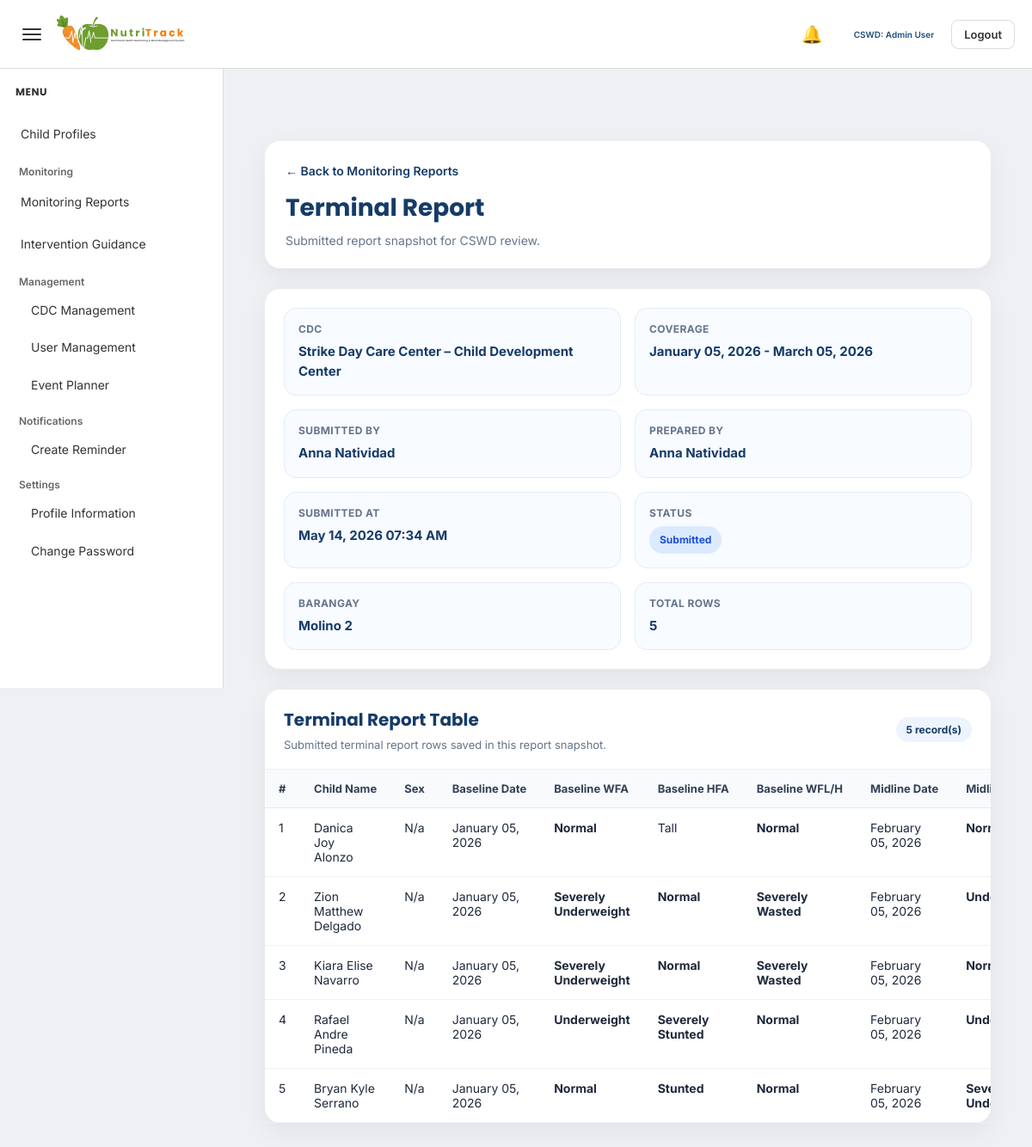
/admin/view_terminal_report.php?id=42 (signed in), run on the app's committed database.
### tables this page shows
CREATE TABLE `submitted_reports` (
  `submitted_report_id` int(11) NOT NULL,
  `report_type` varchar(100) NOT NULL,
  `cdc_id` int(11) NOT NULL,
  `submitted_by` int(11) NOT NULL,
  `date_from` date DEFAULT NULL,
  `date_to` date DEFAULT NULL,
  `submitted_at` datetime NOT NULL DEFAULT current_timestamp(),
  `status` varchar(50) NOT NULL DEFAULT 'submitted',
  `report_payload` longtext NOT NULL
);

CREATE TABLE `cdc` (
  `cdc_id` int(11) NOT NULL,
  `cdc_name` varchar(100) DEFAULT NULL,
  `barangay` varchar(100) DEFAULT NULL,
  `address` text DEFAULT NULL,
  `status` varchar(20) DEFAULT 'Active',
  `created_at` timestamp NOT NULL DEFAULT current_timestamp()
);

### admin/view_terminal_report.php (the view, shortened to what this page needs)
<?php
include '../config/database.php';
function h($value)
{
    return htmlspecialchars((string)$value, ENT_QUOTES, 'UTF-8');
}
function safe_value($value, $fallback = 'N/A')
{
    return (isset($value) && trim((string)$value) !== '') ? $value : $fallback;
}
function format_date_value($date, $fallback = 'N/A')
{
    $timestamp = strtotime($date);
    return date('F d, Y', $timestamp);
}
function format_datetime_value($date, $fallback = 'N/A')
{
    $timestamp = strtotime($date);
    return date('F d, Y h:i A', $timestamp);
}
function normalize_sex($sex)
{
    $sex = strtolower(trim((string)$sex));
    return trim((string)$sex) !== '' ? ucfirst(trim((string)$sex)) : 'N/A';
}
function get_first_existing_value($row, $keys, $fallback = 'N/A')
{
    foreach ($keys as $key) {
        if (isset($row[$key]) && trim((string)$row[$key]) !== '') {
            return $row[$key];
        }
    }
    return $fallback;
}
function build_child_name_from_row($row)
{
    $full_name = get_first_existing_value($row, [
        'child_name',
        'full_name',
        'name',
        'beneficiary_name'
    ], '');
    if ($full_name !== '') {
        return $full_name;
    }
    $parts = [];
    $built = trim(implode(' ', $parts));
    return $built !== '' ? $built : 'N/A';
}
function status_class($status)
{
    $status = strtolower(trim((string)$status));
    if ($status === 'normal') return 'status-normal';
    if ($status === 'underweight') return 'status-alert';
    if ($status === 'severely underweight') return 'status-alert';
    if ($status === 'overweight') return 'status-alert';
    if ($status === 'obese') return 'status-alert';
    if ($status === 'stunted') return 'status-alert';
    if ($status === 'severely stunted') return 'status-alert';
    if ($status === 'wasted') return 'status-alert';
    if ($status === 'severely wasted') return 'status-alert';
    return '';
}
function extract_report_rows($payload)
{
    $candidate_keys = [
        'submitted_rows',
        'rows',
        'report_rows',
        'records',
        'terminal_rows',
        'terminal_report_rows',
        'terminal_data',
        'report_data',
        'data',
        'entries',
        'items'
    ];
    foreach ($candidate_keys as $key) {
        if (isset($payload[$key]) && is_array($payload[$key])) {
            return array_values($payload[$key]);
        }
    }
    return [];
}
$submitted_report_id = (int) $_GET['id'];
$report_sql = "
    SELECT
        sr.submitted_report_id,
        sr.report_type,
        sr.cdc_id,
        sr.submitted_by,
        sr.date_from,
        sr.date_to,
        sr.submitted_at,
        sr.status,
        sr.report_payload,
        c.cdc_name,
        c.barangay,
        c.address AS cdc_address,
        CONCAT(
            COALESCE(u.first_name, ''),
            CASE
                WHEN u.first_name IS NOT NULL AND u.first_name != '' AND u.last_name IS NOT NULL AND u.last_name != '' THEN ' '
                ELSE ''
            END,
            COALESCE(u.last_name, '')
        ) AS submitted_by_name
    FROM submitted_reports sr
    INNER JOIN cdc c ON sr.cdc_id = c.cdc_id
    INNER JOIN users u ON sr.submitted_by = u.user_id
    WHERE sr.submitted_report_id = ?
    LIMIT 1
";
$stmt_report = mysqli_prepare($conn, $report_sql);
mysqli_stmt_bind_param($stmt_report, "i", $submitted_report_id);
mysqli_stmt_execute($stmt_report);
$result_report = mysqli_stmt_get_result($stmt_report);
$report = mysqli_fetch_assoc($result_report);
$payload = json_decode($report['report_payload'], true);
$rows = extract_report_rows($payload);
$prepared_by = get_first_existing_value($payload, [
    'prepared_by',
    'preparedBy',
    'submitted_by_name',
    'teacher_name',
    'cdw_name'
], $report['submitted_by_name']);
$coverage_text = 'All Dates';
if (!empty($report['date_from']) && !empty($report['date_to'])) {
    $coverage_text = format_date_value($report['date_from']) . ' - ' . format_date_value($report['date_to']);
} elseif (!empty($report['date_from'])) {
    $coverage_text = 'From ' . format_date_value($report['date_from']);
} elseif (!empty($report['date_to'])) {
    $coverage_text = 'Up to ' . format_date_value($report['date_to']);
}
$status = strtolower(trim((string)$report['status']));
$status_class = 'status-default';
if ($status === 'submitted') {
    $status_class = 'status-submitted';
} elseif ($status === 'reviewed') {
    $status_class = 'status-reviewed';
} elseif ($status === 'approved') {
    $status_class = 'status-approved';
} elseif ($status === 'returned') {
    $status_class = 'status-returned';
}
?>
<!DOCTYPE html>
<html lang="en">
<head>
    <link rel="stylesheet" href="../assets/admin/admin-style.css">
</head>
<body>
<?php include '../includes/admin_topbar.php'; ?>
<?php include '../includes/admin_sidebar.php'; ?>
<div class="main-content" id="mainContent">
    <div class="report-view-wrapper">
        <div class="report-header-card">
            <a href="monitoring_reports.php" class="back-link">← Back to Monitoring Reports</a>
            <div class="report-header">
                <h1>Terminal Report</h1>
                <p>Submitted report snapshot for CSWD review.</p>
            </div>
        </div>
        <div class="summary-card">
            <div class="summary-grid">
                <div class="summary-item">
                    <div class="summary-label">CDC</div>
                    <div class="summary-value"><?php echo h(safe_value($report['cdc_name'])); ?></div>
                </div>
                <div class="summary-item">
                    <div class="summary-label">Coverage</div>
                    <div class="summary-value"><?php echo h($coverage_text); ?></div>
                </div>
                <div class="summary-item">
                    <div class="summary-label">Submitted By</div>
                    <div class="summary-value"><?php echo h(safe_value($report['submitted_by_name'])); ?></div>
                </div>
                <div class="summary-item">
                    <div class="summary-label">Prepared By</div>
                    <div class="summary-value"><?php echo h(safe_value($prepared_by)); ?></div>
                </div>
                <div class="summary-item">
                    <div class="summary-label">Submitted At</div>
                    <div class="summary-value"><?php echo h(format_datetime_value($report['submitted_at'])); ?></div>
                </div>
                <div class="summary-item">
                    <div class="summary-label">Status</div>
                    <div class="summary-value">
                        <span class="status-badge <?php echo h($status_class); ?>">
                            <?php echo h(safe_value($report['status'])); ?>
                        </span>
                    </div>
                </div>
                <div class="summary-item">
                    <div class="summary-label">Barangay</div>
                    <div class="summary-value"><?php echo h(safe_value($report['barangay'])); ?></div>
                </div>
                <div class="summary-item">
                    <div class="summary-label">Total Rows</div>
                    <div class="summary-value"><?php echo count($rows); ?></div>
                </div>
            </div>
        </div>
        <div class="table-card">
            <div class="table-header">
                <div>
                    <h2>Terminal Report Table</h2>
                    <p>Submitted terminal report rows saved in this report snapshot.</p>
                </div>
                <span class="record-count"><?php echo count($rows); ?> record(s)</span>
            </div>
            <?php if (!empty($rows)): ?>
                <div class="table-wrap">
                    <table class="report-table">
                        <thead>
                            <tr>
                                <th>#</th>
                                <th>Child Name</th>
                                <th>Sex</th>
                                <th>Baseline Date</th>
                                <th>Baseline WFA</th>
                                <th>Baseline HFA</th>
                                <th>Baseline WFL/H</th>
                                <th>Midline Date</th>
                                <th>Midline WFA</th>
                            </tr>
                        </thead>
                        <tbody>
                            <?php foreach ($rows as $index => $row): ?>
                                <?php
                                    $child_name = build_child_name_from_row($row);
                                    $sex = normalize_sex(get_first_existing_value($row, ['sex', 'gender'], 'N/A'));
                                    $baseline_date = get_first_existing_value($row, ['baseline_date', 'baseline_recorded_date'], 'N/A');
                                    $baseline_wfa = get_first_existing_value($row, ['baseline_wfa_status', 'baseline_wfa'], 'N/A');
                                    $baseline_hfa = get_first_existing_value($row, ['baseline_hfa_status', 'baseline_hfa'], 'N/A');
                                    $baseline_wflh = get_first_existing_value($row, ['baseline_wflh_status', 'baseline_wflh', 'baseline_wfh_status', 'baseline_wfh'], 'N/A');
                                    $midline_date = get_first_existing_value($row, ['midline_date', 'midline_recorded_date'], 'N/A');
                                    $midline_wfa = get_first_existing_value($row, ['midline_wfa_status', 'midline_wfa'], 'N/A');
                                ?>
                                <tr>
                                    <td><?php echo (int)($index + 1); ?></td>
                                    <td><?php echo h($child_name); ?></td>
                                    <td><?php echo h($sex); ?></td>
                                    <td><?php echo h($baseline_date !== 'N/A' ? format_date_value($baseline_date, 'N/A') : 'N/A'); ?></td>
                                    <td class="<?php echo h(status_class($baseline_wfa)); ?>"><?php echo h($baseline_wfa); ?></td>
                                    <td class="<?php echo h(status_class($baseline_hfa)); ?>"><?php echo h($baseline_hfa); ?></td>
                                    <td class="<?php echo h(status_class($baseline_wflh)); ?>"><?php echo h($baseline_wflh); ?></td>
                                    <td><?php echo h($midline_date !== 'N/A' ? format_date_value($midline_date, 'N/A') : 'N/A'); ?></td>
                                    <td class="<?php echo h(status_class($midline_wfa)); ?>"><?php echo h($midline_wfa); ?></td>
                                </tr>
                            <?php endforeach; ?>
                        </tbody>
                    </table>
                </div>
            <?php endif; ?>
        </div>
    </div>
</div>
</body>
</html>

### assets/admin/admin-style.css (style rules this page uses)
* { box-sizing:border-box; margin:0; padding:0; }
:root { --page-bg:#eef0f3; --card-bg:#ffffff; --text-color:#333333; --muted-text:#666666; --border-color:#dcdcdc; --input-bg:#ffffff; --input-border:#cfcfcf; --readonly-bg:#f5f5f5; --hover-bg:#edf3f8; --active-bg:#dbe7f3; --accent:#1F4E79; --secondary:#2E7D32; --alert:#C0392B; --warning:#E67E22; --table-head:#f7f7f7; --blue-soft:#cfdff1; --green-soft:#dce6da; --red-soft:#eadcdc; --orange-soft:#f4e2d3; }
body { background:var(--page-bg); font-family:'Inter', sans-serif; color:var(--text-color); }
a { text-decoration:none; }
.main-content { margin-left:260px; padding:140px 24px 24px; transition:margin-left 0.25s ease; }
.summary-grid { display:grid; grid-template-columns:repeat(3, 1fr); gap:18px; }
@media (max-width: 1200px) { .summary-grid { grid-template-columns:repeat(2, 1fr); } }

### admin/view_terminal_report.php (style rules this page uses)
.report-view-wrapper { padding: 24px; }
.report-header-card, .summary-card, .table-card { background: #ffffff; border-radius: 18px; box-shadow: 0 10px 30px rgba(15, 23, 42, 0.06); margin-bottom: 24px; }
.report-header-card { padding: 24px; }
.back-link { display: inline-flex; align-items: center; gap: 8px; text-decoration: none; color: #163b68; font-size: 14px; font-weight: 600; margin-bottom: 14px; }
.report-header h1 { margin: 0; font-family: 'Poppins', sans-serif; font-size: 28px; font-weight: 700; color: #163b68; }
.report-header p { margin: 8px 0 0; font-size: 14px; color: #64748b; }
.summary-card { padding: 22px; }
.summary-grid { display: grid; grid-template-columns: repeat(4, minmax(180px, 1fr)); gap: 16px; }
.summary-item { background: #f8fbff; border: 1px solid #e3edf8; border-radius: 14px; padding: 16px; }
.summary-label { font-size: 12px; font-weight: 700; color: #64748b; text-transform: uppercase; letter-spacing: 0.4px; margin-bottom: 8px; }
.summary-value { font-size: 15px; font-weight: 700; color: #163b68; line-height: 1.5; }
.table-header { padding: 20px 22px; border-bottom: 1px solid #eef2f7; display: flex; justify-content: space-between; align-items: center; gap: 12px; flex-wrap: wrap; }
.table-header h2 { margin: 0; font-family: 'Poppins', sans-serif; font-size: 20px; font-weight: 700; color: #163b68; }
.table-header p { margin: 6px 0 0; font-size: 13px; color: #64748b; }
.record-count, .status-badge { display: inline-flex; align-items: center; justify-content: center; padding: 7px 12px; border-radius: 999px; font-size: 12px; font-weight: 700; white-space: nowrap; }
.record-count { background: #edf4ff; color: #163b68; }
.status-badge { text-transform: capitalize; }
.status-submitted { background: #dbeafe; color: #1d4ed8; }
.table-wrap { width: 100%; overflow-x: auto; }
.report-table { width: 100%; min-width: 1500px; border-collapse: collapse; }
.report-table thead th { background: #f8fafc; font-size: 13px; font-weight: 700; color: #334155; text-align: left; padding: 14px 16px; border-bottom: 1px solid #e2e8f0; white-space: nowrap; }
.report-table tbody td { padding: 14px 16px; font-size: 14px; color: #1e293b; border-bottom: 1px solid #eef2f7; vertical-align: top; }
.status-normal { color: #2E7D32; font-weight: 700; }
.status-alert { color: #C0392B; font-weight: 700; }
@media (max-width: 1200px) { .summary-grid { grid-template-columns: repeat(2, minmax(180px, 1fr)); } }

### data on the page
submitted_reports: cdc.cdc_name "Strike Day Care Center – Child Development Center", coverage_text "January 05, 2026 - March 05, 2026", submitted_at "May 14, 2026 07:34 AM", status "Submitted", cdc.barangay "Molino 2", report_payload "5"

### other printed values
$admin_full_name "Admin User"
safe_value($report['submitted_by_name']) "Anna Natividad"
safe_value($prepared_by) "Anna Natividad"
$child_name "Danica Joy Alonzo"
$sex "N/a"
$baseline_wfa "Normal"
$baseline_hfa "Tall"
$baseline_wflh "Normal"
$child_name "Zion Matthew Delgado"
$baseline_wfa "Severely Underweight"
$baseline_hfa "Normal"
$baseline_wflh "Severely Wasted"
$child_name "Kiara Elise Navarro"
$child_name "Rafael Andre Pineda"
$baseline_wfa "Underweight"
